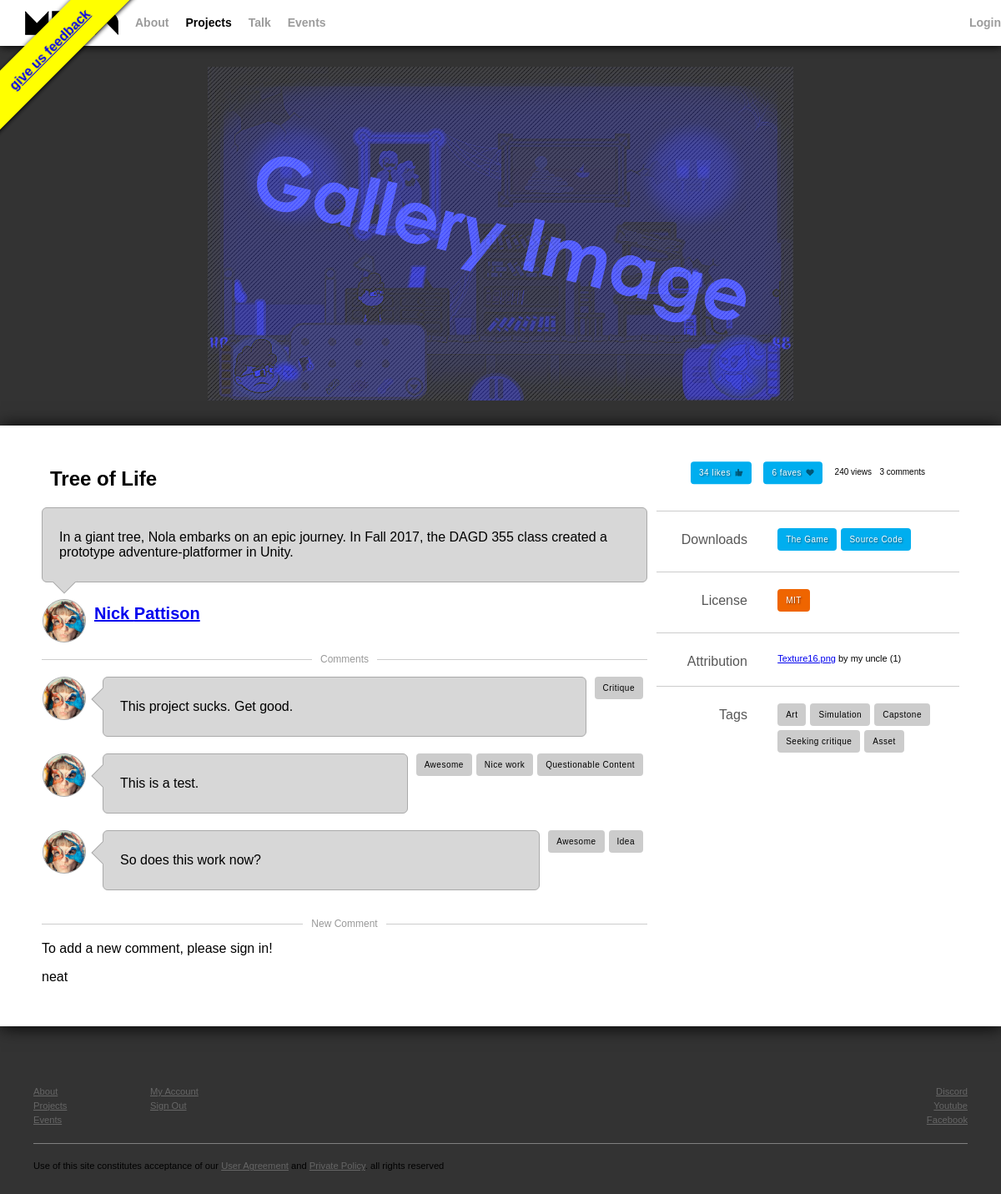
Page /project.php?id=1 on the committed database.
### tables this page shows
CREATE TABLE `projects` (
  `id` int(11) NOT NULL,
  `title` varchar(64) NOT NULL,
  `description` text NOT NULL,
  `user_id` int(11) NOT NULL,
  `license_id` int(11) NOT NULL
);

CREATE TABLE `users` (
  `id` int(11) NOT NULL,
  `alias` varchar(32) NOT NULL,
  `title` varchar(64) NOT NULL,
  `first` varchar(32) NOT NULL,
  `last` varchar(32) NOT NULL,
  `email` varchar(32) NOT NULL,
  `hash` varchar(32) NOT NULL,
  `salt` int(11) NOT NULL,
  `date_signup` datetime NOT NULL DEFAULT CURRENT_TIMESTAMP,
  `is_approved` tinyint(1) NOT NULL DEFAULT '0' COMMENT 'Whether or not the user has been approved.',
  `is_admin` tinyint(1) NOT NULL DEFAULT '0' COMMENT 'Whether or not the user has admin rights.',
  `is_mod` tinyint(1) NOT NULL DEFAULT '0' COMMENT 'Whether or not the user has moderation rights.',
  `bio` text NOT NULL COMMENT 'Stores the user''s bio to be displayed on their profile page.',
  `resume` varchar(256) NOT NULL COMMENT 'Stores the URL to the user''s resume.',
  `avatar` varchar(256) NOT NULL COMMENT 'Stores the URL to the profile picture.'
);

CREATE TABLE `licenses` (
  `id` int(11) NOT NULL,
  `title` varchar(32) NOT NULL,
  `copy` text NOT NULL,
  `link` varchar(128) NOT NULL
);

CREATE TABLE `project_attribution` (
  `id` int(11) NOT NULL,
  `project_id` int(11) NOT NULL,
  `work` varchar(64) NOT NULL,
  `creator` varchar(64) NOT NULL,
  `user_id` int(11) NOT NULL,
  `license_id` int(11) NOT NULL,
  `work_link` varchar(128) NOT NULL
);

CREATE TABLE `tags_projects` (
  `id` int(11) NOT NULL,
  `text` varchar(32) NOT NULL
);

CREATE TABLE `comments_projects` (
  `id` int(11) NOT NULL,
  `user_id` int(11) NOT NULL,
  `project_id` int(11) NOT NULL,
  `date_posted` datetime NOT NULL DEFAULT CURRENT_TIMESTAMP,
  `comment` text NOT NULL
);

### api/class.CoolDB.php (called while the page is built, shortened)
<?
class CoolDB {
    static $pdo;
    function connect(){
        if(empty(CoolDB::$pdo)) CoolDB::$pdo = new PDO(DB::HOST, DB::USER, DB::PASS);
        return CoolDB::$pdo ? true : false;
    }
    function query(string $query, array $params){
        $stmt = CoolDB::$pdo->prepare($query);
        $stmt->execute($params);
        $res = (array) $stmt->fetchAll(PDO::FETCH_ASSOC);
        return $res;
    }
}
?>

### api/functions.php (called while the page is built, shortened)
<?
function get(string $str){
    if(array_key_exists($str, $_GET)) return $_GET[$str];
    return '';
}
?>

### api/class.User.php (called while the page is built, shortened)
<?
include_once "class.CoolDB.php";
class User {
    static function current(){
        return null;
    }
    static function isLoggedIn():bool {
        $user = User::current();
        return (!empty($user));
    }
}
?>

### project.php (the view, shortened to what this page needs)
<?
include_once "api/functions.php";
include_once "includes/templates.php";
include_once "api/class.CoolDB.php";
include_once "api/class.User.php";
$id = intval(get("id"));
$db = new CoolDB();
$sql = "SELECT projects.*, licenses.title AS 'license_title', licenses.copy AS 'license_copy', licenses.link AS 'license_link' FROM projects, licenses WHERE projects.id = ? AND licenses.id = projects.license_id;";
$rows = $db->query($sql, array($id));
$project = $rows[0];
$comments = $db->query("SELECT c.*, GROUP_CONCAT(t.text) AS 'tags' FROM comments_projects c, comments_projects_tags j, tags_comments t WHERE c.project_id=? AND t.id = j.tag_id AND j.comment_id = c.id GROUP BY c.id", array($id));
$tags = $db->query("SELECT t.* FROM project_tags j, tags_projects t WHERE j.project_id=? AND j.tag_id = t.id;", array($id));
$attribution = $db->query("SELECT * FROM `project_attribution` WHERE `project_id` = ?;", array($id));
$creator = $db->query("SELECT * FROM `users` WHERE `id`=?;", array($project['user_id']))[0];
?>
        <div class="tray">
            <div class="feature">
                <img src="imgs/placeholder-gallery-image.png">
            </div>
        </div>
        <div class="content">
            <article>
                <h1><?=$project["title"]?></h1>
                <div class="bubble bottom">
                    <p><?=$project["description"]?></p>
                    <div class="arrow bottom-left">
                        <div class="blocker"></div>
                    </div>
                </div>
                <div class="creator">
                    <div class="avatar"><img src="imgs/placeholder-avatar1.jpg"></div>
                    <h2><a href='profile.php?id=<?=$creator['id']?>' ><?=$creator['first'].' '.$creator['last']?></a></h2>
                </div>
            </article>
            <aside>
                <div class="stats">
                    <button class="like-button" onclick="swapThumb()">34 likes<div id="thumb" <?
                                                                                   ?> ></div></button>
                    <button class="like-button" onclick="swapHeart()">6 faves<div id="heart" <?
                                                                                  ?> ></div></button>
                    <div>240 views</div>
                    <div><?=count($comments)?> comments</div>
                </div>
                <div class="hr"></div>
                <div class="split">
                    <div>Downloads</div>
                    <div>
                        <a href="#" class="button">The Game</a>
                        <a href="#" class="button">Source Code</a>
                    </div>
                </div>
                <? if(!empty($project["license_id"])) { ?>
                <div class="hr"></div>
                <div class="split">
                    <div>License</div>
                    <div><a href="<?=$project["license_link"]?>" target="_blank" class="button license"><?=$project["license_title"]?>
                    </a></div>
                </div>
                <? } ?>
                <? if(count($attribution) > 0){ ?>
                <div class="hr"></div>
                <div class="split">
                    <div>Attribution</div>
                    <div>
                        <ul>
                            <? foreach($attribution as $attr){ ?>
                            <li><a href="<?=$attr['work_link']?>" class="work"><?=$attr['work']?></a> by <?=$attr['creator']?> <span class="license">(<?=$attr['license_id']?>)</span></li>
                            <? } ?>
                        </ul>
                    </div>
                </div>
                <? } ?>
                <div class="hr"></div>
                <div class="split">
                    <div>Tags</div>
                    <div>
                        <? foreach($tags as $tag){ ?>
                        <a href="projects.php?tag=<?=$tag['id']?>" class="tag button"><?=$tag["text"]?></a>
                        <? } ?>
                    </div>
                </div>
            </aside>
            <section>
                <div class="hr"><h3><span>Comments</span></h3></div>
                <? foreach($comments as $comment){  ?>
                <div class="comment">
                    <div class="avatar">
                        <img src="imgs/placeholder-avatar1.jpg">
                    </div>
                    <div class="bubble">
                        <p><?=$comment["comment"]?></p>
                        <div class="arrow left-top">
                            <div class="blocker"></div>
                        </div>
                    </div>
                    <div class="tags">
                        <? $tags = explode(',', $comment['tags']);
                        foreach($tags as $tag) { ?>
                            <a class="button tag"><?=$tag?></a>
                        <? } ?>
                    </div>
                </div>
                <? } ?>
                <div class="hr"><h3><span>New Comment</span></h3></div>
                <? if(User::isLoggedIn()) { ?>
                <form method="post" action="project.php?id=<?=$id?>">
                    <p>Choose some tags to accompany your comment:</p>
                    <div class='tag-picker'>
                    <?
                    $commentTags = $db->query("SELECT * FROM `tags_comments` ORDER BY `warn` ASC;", array());
                    foreach($commentTags as $tag){
                        $name = "commentFormTag".$tag['id'];
                        $value = $tag['text'];
                        $class = $tag['warn'] ? "issue" : "";
                        ?>
                        <input type="checkbox" value="<?=$value?>" name="<?=$name?>" id="<?=$name?>">
                        <label class="<?=$class?>" for="<?=$name?>"><?=$value?></label>
                    <? } ?>
                    </div>
                    <div class="clear"></div>
                    <p>What would you like to say?</p>
                    <textarea name="comment" style="width:100%;max-width:100%;min-width:100%;min-height:50px;height:100px;max-height:300px;"></textarea>
                    <input type="submit">
                </form>
                <? } else { ?>
                <p>To add a new comment, please sign in!</p>
                <? } ?>
            </section>
            <footer>neat</footer>
        </div>

### styles/main.css (style rules this page uses)
body { margin:0; font-family:"Helvetica", "Arial", sans-serif; background:#333; }
aside .split ul { margin:0; padding:0; list-style:none; line-height: 20px; }
.tray { padding:80px 0 30px; }
.feature img { max-width:100vw; height:auto; max-height:50vh; margin:0 auto; display:flex; }
.avatar img { object-fit:cover; object-position:center; width:50px; height:50px; }
.content { background:#FFF; box-shadow: 1px 1px 20px #000; padding:50px 50px 50px; }
.content article, .content section { width:66%; float:left; }
.content .hr { border-bottom:1px solid #CCC; margin:0 0 20px; padding:20px 0 0; clear:both; position:relative; }
.content aside { width:33%; float:right; font-size:11px; }
.content footer { clear:both; }
.bubble { background:#d7d7d7; border:1px solid #AAA; border-radius: 6px; padding:10px 20px; position:relative; min-height: 50px; }
.comment .bubble { margin:0 10px; }
.comment .bubble { flex-grow:3; }
.bubble .arrow { position:absolute; }
.bubble.bottom { margin-bottom: 20px; }
.bubble .arrow.bottom-left { left:15px; bottom:-10px; }
.bubble .arrow.left-top { left:-10px; top:15px; }
.bubble .blocker { display:block; background:#d7d7d7; position:absolute; z-index:5; }
.bubble .bottom-left .blocker { width:33px; height:17px; left:-7px; top:-5px; }
.bubble .left-top .blocker { width:17px; height:33px; left:10px; top:-5px; }
.avatar { width:50px; height:50px; min-width:50px; background:#d7d7d7; border-radius:50%; float:left; margin:0 10px 0 1px; border:1px solid #AAA; overflow:hidden; }
.creator h2 { font-size:20px; margin:0; padding:6px 0 0; }
.hr h3 { font-size:12px; font-weight:normal; margin:0; text-align:center; position:absolute; top:13px; left:0; width:100%; color:#999; }
.stats { font-size:10px; padding:0 10%; display:flex; flex-direction:row; flex-wrap:nowrap; justify-content:space-around; }
.split > div { width:60%; float:left; }
.split > div:first-child { text-align:right; width:30%; margin-right:10%; color:#575757; font-size:16px; padding:5px 0 0; }
.content article h1 { margin:0 10px 20px; }
a.button, .tag-picker label { float:left; margin:0 5px 5px 0; font-size:10px; letter-spacing:0.5px; background:#00aeef; padding:8px 10px; border-radius:4px; text-decoration:none; color:#FFF; text-shadow:1px 1px 2px rgba(0, 0, 0, .5); }
a.button.license { background:#ef6500; position:relative; }
.hr h3 span { background:#FFF; padding:0 10px; }
a.button.tag, .tag-picker label { background:#CCC; text-shadow:none; color:#000; }
.comment { display:flex; flex-direction:row; flex-wrap:nowrap; justify-content:space-between; margin:0 0 20px }
.tags { flex-grow:0; }
.hr { border-bottom:1px solid gray; margin:0px 20px; padding:0; clear:both; }
.like-button { margin:0 5px 5px 0; font-size:10px; letter-spacing:0.5px; background:#00aeef; padding:8px 10px; border-radius:4px; text-decoration:none; color:#FFF; text-shadow:1px 1px 2px rgba(0, 0, 0, .5); transform: translateY(-25%); border: none; }
#thumb { width: 10px; height: 10px; margin-left: 5px; background: url(../imgs/like.png); background-size: cover; float: right; }
#heart { width: 10px; height: 10px; margin-left: 5px; background: url(../imgs/fave.png); background-size: cover; float:right; }

### rows in the picture
projects: title "Tree of Life", description "In a giant tree, Nola embarks on an epic journey. In Fall 2017, the DAGD 355 class created a prototype adventure-platformer in Unity.", license.title "MIT"
users: first "Nick", last "Pattison"
project_attribution: work "Texture16.png", creator "my uncle", license "1"
tags_projects: text "Art"
tags_projects: text "Simulation"
tags_projects: text "Capstone"
tags_projects: text "Seeking critique"
tags_projects: text "Asset"
comments_projects: comment "This project sucks. Get good.", tag "Critique"
comments_projects: comment "This is a test.", tag "Awesome", tag "Nice work", tag "Questionable Content"
comments_projects: comment "So does this work now?", tag "Awesome", tag "Idea"

### other values in the picture
count($comments) "3"
